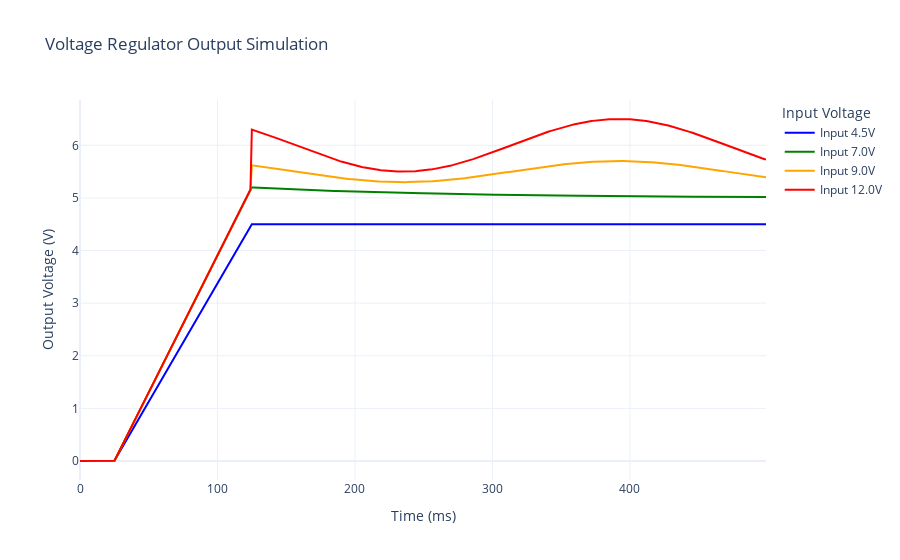

Notebook source saved alongside this figure:
### Markdown cell above
## Read Published Data

Read back the published data and plot them using the parameter (condition) values and the timing data from the stored `AnalogWaveforms` and display them in a plotly graph.

### Code cell
from nitypes.vector import Vector

# Create Plotly figure
fig = go.Figure()

conditions = client.query_conditions(odata_query=f"$filter=stepid eq {step_id}")
condition = next(iter(conditions), None)
condition_values = []
if condition is not None:
    condition_data = client.read_data(condition.moniker, expected_type=Vector)
    units = condition_data.units
    for val in condition_data:
        condition_values.append(str(val) + units)
measurements = client.query_measurements(odata_query=f"$filter=stepid eq {step_id}")
sorted_measurements = sorted(measurements, key=lambda m: m.parametric_index)
for measurement in sorted_measurements:
    waveform = client.read_data(measurement, expected_type=AnalogWaveform)
    color = colors[measurement.parametric_index]
    timing = waveform.timing
    fig.add_trace(go.Scatter(
        x=np.arange(len(waveform.raw_data)) * waveform.timing.sample_interval.total_seconds() * 1000,
        y=waveform.raw_data,
        mode='lines',
        name=f'Input {condition_values[measurement.parametric_index]}',
        line=dict(color=color)
    ))


# Update layout
fig.update_layout(
    title='Voltage Regulator Output Simulation',
    xaxis_title='Time (ms)',
    yaxis_title='Output Voltage (V)',
    legend_title='Input Voltage',
    template='plotly_white'
)

fig.show()

### Figure 1 — Plotly figure (JSON) as saved in the notebook; plotly's stock layout.template omitted (floating-point values rounded to 4 significant figures; data arrays with more than 128 entries replaced by an {"elided": "..."} marker saying what was removed)
{"data": [{"line": {"color": "blue"}, "mode": "lines", "name": "Input 4.5V", "type": "scatter", "x": {"elided": "500 float values"}, "y": {"elided": "500 float values"}}, {"line": {"color": "green"}, "mode": "lines", "name": "Input 7.0V", "type": "scatter", "x": {"elided": "500 float values"}, "y": {"elided": "500 float values"}}, {"line": {"color": "orange"}, "mode": "lines", "name": "Input 9.0V", "type": "scatter", "x": {"elided": "500 float values"}, "y": {"elided": "500 float values"}}, {"line": {"color": "red"}, "mode": "lines", "name": "Input 12.0V", "type": "scatter", "x": {"elided": "500 float values"}, "y": {"elided": "500 float values"}}], "layout": {"legend": {"title": {"text": "Input Voltage"}}, "title": {"text": "Voltage Regulator Output Simulation"}, "xaxis": {"title": {"text": "Time (ms)"}}, "yaxis": {"title": {"text": "Output Voltage (V)"}}}}
